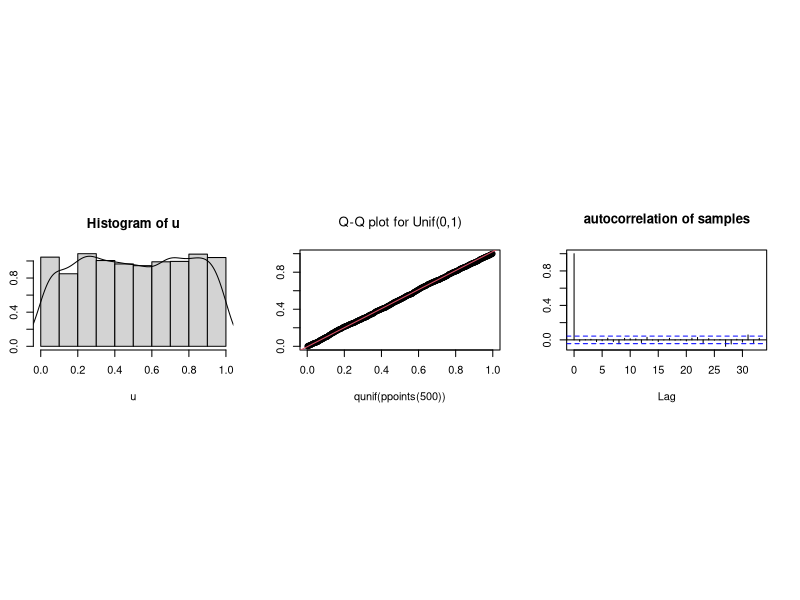
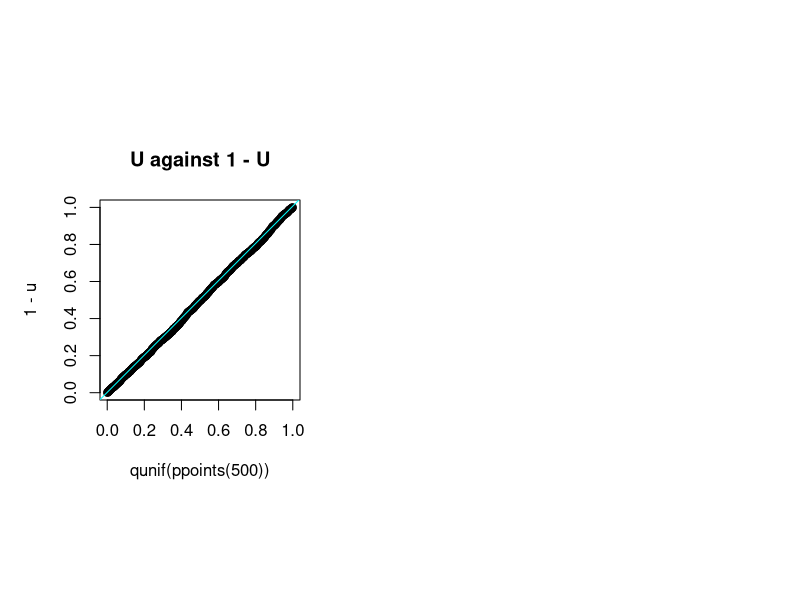
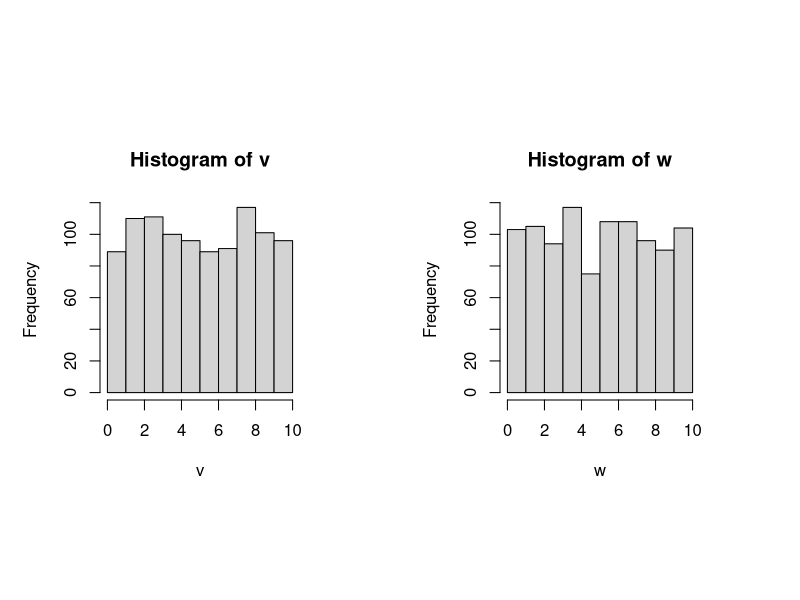
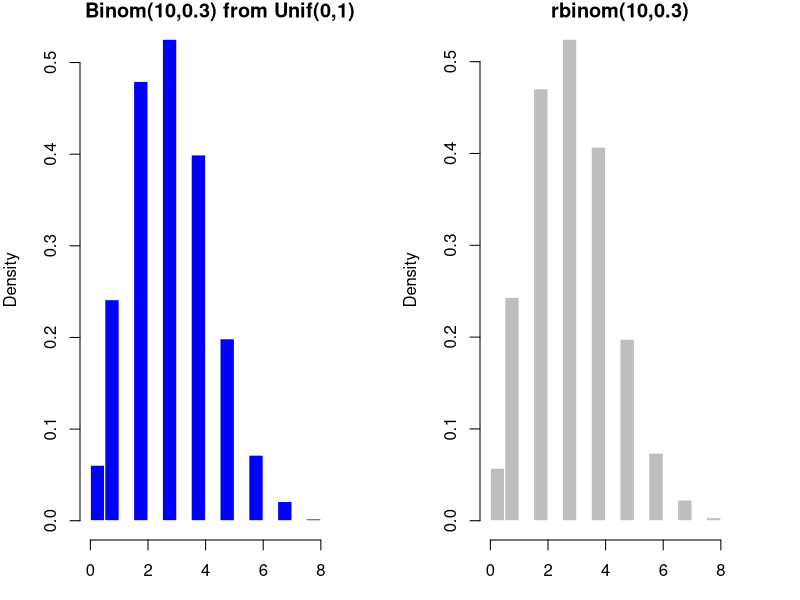
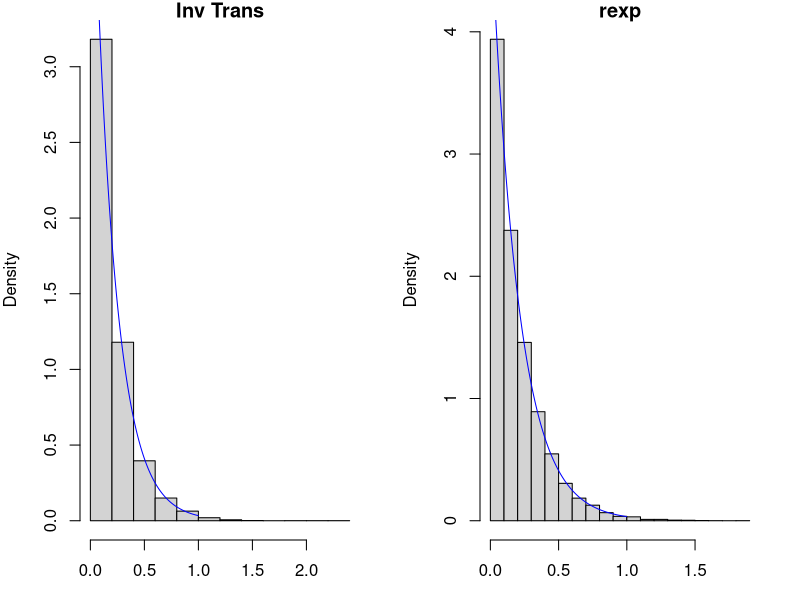
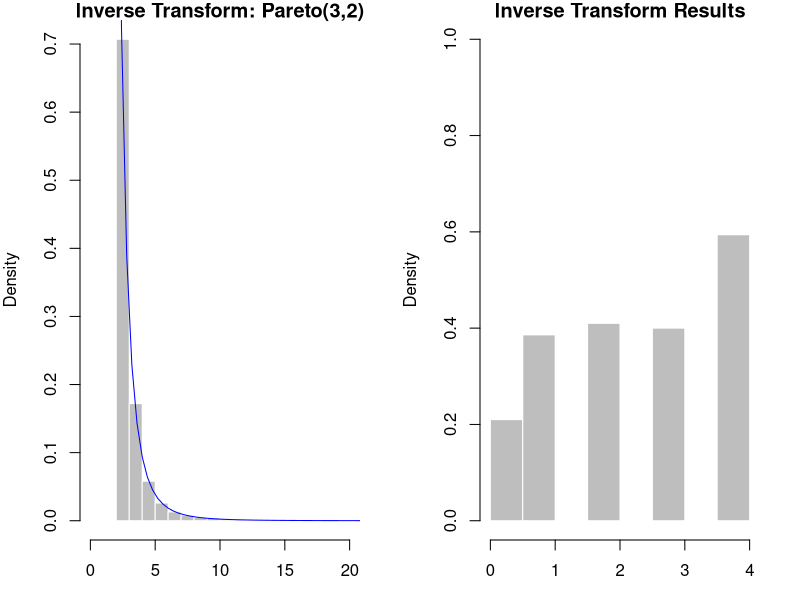
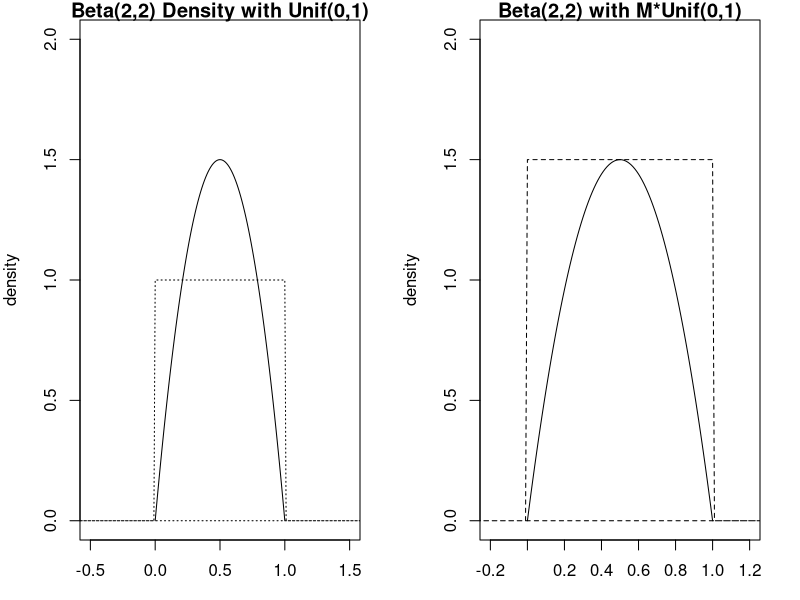
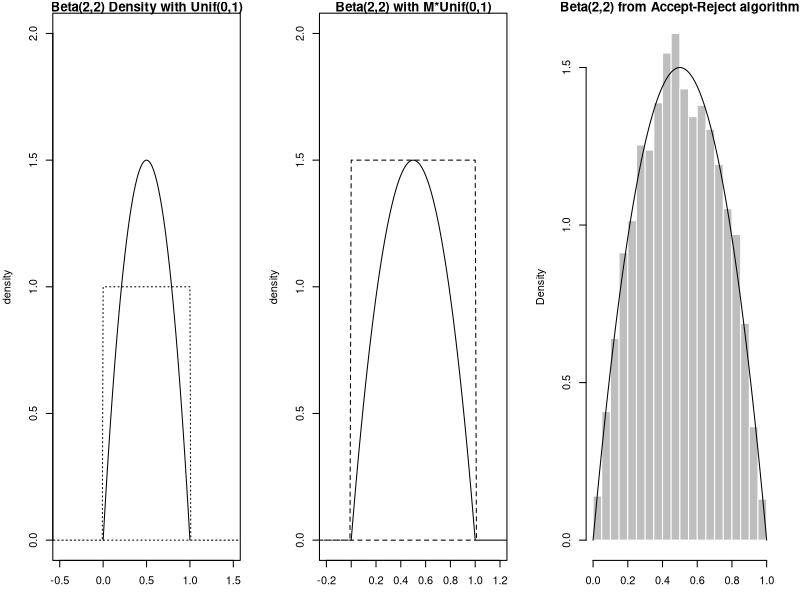

These figures' R source, in order:
## ---- chunk 1
u = runif(2000)

par(pin = c(2,1), mfrow = c(1,3))
hist(u, probability=TRUE)
lines(density(u), xlim=c(0,1))

## Q-Q plot for `runif` data against true theoretical distribution:
qqplot(qunif(ppoints(500)), u,  main = expression("Q-Q plot for Unif(0,1)"))
qqline(u, distribution = qunif, prob = c(0.1, 0.6), col = 2)


acf(u, main = "autocorrelation of samples")  ## autocorrelation function

## ---- chunk 2
require(graphics)
palette(value = rainbow(2))

par(pin = c(2,2), mfrow = c(1,2))
qqplot(qunif(ppoints(500)),1-u, main = "U against 1 - U")
qqline(u, distribution = qunif, col = 2)


## ---- chunk 3
par(mfrow = c(1,2))
v = 10 * runif(1000, 0, 1) ## v ~ unif(0, 10)
hist(v)

w = runif(1000, 0, 10) ## unif(0, 10)
hist(w)


## ---- chunk 4
## let's simulate 10,000 samples from bin(n=10, p = 0.3)
N = 10000 ## number of Binomial samples
n = 10 ## number of bernoulli trials for each binomail sample
p = 0.3 ## theoretical p
u =  runif(n = (n*N))
x = as.numeric(u <= p) ## convert bools to 1 and 0; Bernoulli samples
m = matrix(data = x , nrow = N, ncol = n)
Binom_samples = rowSums(m) ## binomial samples
## ---- chunk 5
par(mfrow = c(1,2), mar = c(3, 4, 1, 2))
hist(Binom_samples, probability = TRUE, main = "Binom(10,0.3) from Unif(0,1)", 
     col = "blue", border = "white")
hist(rbinom(n = N, size = n, prob = p), probability = TRUE, main = "rbinom(10,0.3)",
     col = "gray", border = "white")
par(mfrow=c(1,1))



## ---- chunk 6
N = 10^4
u = runif(N)

fInv = function(u){
  (-1/5) * log(u) ## or log(1-u)
}

outSamples = fInv(u)

## ---- chunk 7
## not for show
## echo = FALSE
par(mfrow = c(1,2), mar = c(3, 4, 1, 2))
hist(outSamples, probability = TRUE, main = "Inv Trans")
lines(x = ppoints(200), y = dexp(x = ppoints(200), rate = 5), 
      col = "blue")
hist(rexp(n = N, rate = 5), probability = TRUE, main = "rexp")
lines(x = ppoints(200), y = dexp(x = ppoints(200), rate = 5), 
      col = "blue")
## ---- chunk 8
set.seed(123)
n = 1000
U =runif(n)
a = 3
b = 2
X = b*(1-U)^(-1/a)
pareto = function(x){(a*(b^a)/x^(a+1))}

summary(X)

## ---- chunk 9
hist(X, probability = TRUE, breaks = 25, xlim =c(0, 20),
     col = "gray", border = "white",
     main = "Inverse Transform: Pareto(3,2)", xlab = "x")
curve(pareto(x), from = 0, to = 40, add = TRUE, col = "blue")

## ---- chunk 10
cdf = c(0.0, 0.1, 0.3, 0.5, 0.7, 1.0)
results = numeric(length = 1000) ## creates a vector of zeros
u = runif(1000)
for(i in 2:6){
    ind = (cdf[i-1] < u) & (u <= cdf[i])
    results[ind] <- (i-2)
}

table(results) / 1000

## ---- chunk 11

hist(results, probability = TRUE,
     main = "Inverse Transform Results",
     ylim = c(0,1),
     col = "gray", border = "white")

## ---- chunk 12

par(mfrow = c(1,2), mar = c(3, 4, 1, 2))
beta <- function(x) 6*x*(1-x)
M = 1.5
## plot 2
curve(expr = beta, from = 0, to = 1, 
      xlim = c(-0.5, 1.5), ylim = c(0,2),
      main = "Beta(2,2) Density with Unif(0,1)",
      xlab = "x", ylab = "density")

x = seq(from = -1, to = 2, by = 0.01)
Unif1 = function(x){ ifelse(x >= 0 & x <= 1, 1, 0) }
polygon(x, Unif1(x), lty = 9)

## plot 3
curve(expr = beta, from = 0, to = 1, 
      xlim = c(-0.2, 1.2), ylim = c(0,2),
      main = "Beta(2,2) with M*Unif(0,1)",
      xlab = "x", ylab = "density")

Unif2 = function(x){ ifelse(x >= 0 & x <= 1, 1*M, 0) }
polygon(x, Unif2(x), lty = 2)

#abline(h = 1.5, col = "red")
par(mfrow=c(1,1))


## ---- chunk 13
## Accept-Reject
M = 1.5
X = rep(x = NA, 5) ## create a vector of length 5 of NAs
set.seed(123)
f <- function(x){ 6*x*(1 - x)} ## pdf of Beta(2,2)
g <- function(x){ 1 } ## pdf of Unif(0,1) is just 1

n = 10000

## ---- chunk 14

for(i in 1:5){
  print(paste("Run: ", i))
  u = round(runif(1), 5)
  y = round(runif(1), 5)
  accept <- u <= f(y)/(M* g(y))
  print(paste("U: ", u, "and Y:", y, "and f/M*g: ",f(y)/(M* g(y))))
  print(paste("Accept? ", accept))
  if(accept){
    X[i] <- y
  }
}

## ---- chunk 15
X = rep(NA, n); M = 1.5
i = 0 ## index set to start at 0
while(sum(is.na(X))){
  U = runif(1); Y = runif(1)
  accept <- U <= f(Y)/(M*g(Y))
  if(accept){
    i = i+1 ## update the index
    X[i] <- Y
  }
}

round(summary(X), 4)
round(qbeta(p = c(0, 0.25, 0.5, 0.75, 1), 2, 2), 4)
## ---- chunk 16
par(mfrow = c(1,3), mar = c(3, 4, 1, 2))
beta <- function(x) 6*x*(1-x)

## plot 1
curve(expr = beta, from = 0, to = 1, 
      xlim = c(-0.5, 1.5), ylim = c(0,2),
      main = "Beta(2,2) Density with Unif(0,1)",
      xlab = "x", ylab = "density")

x = seq(from = -1, to = 2, by = 0.01)
Unif1 = function(x){ ifelse(x >= 0 & x <= 1, 1, 0) }
polygon(x, Unif1(x), lty = 9)

## plot 2
curve(expr = beta, from = 0, to = 1, 
      xlim = c(-0.2, 1.2), ylim = c(0,2),
      main = "Beta(2,2) with M*Unif(0,1)",
      xlab = "x", ylab = "density")

Unif2 = function(x){ ifelse(x >= 0 & x <= 1, 1*M, 0) }
polygon(x, Unif2(x), lty = 2)

## plot 3
hist(X, xlab = "X", main = "Beta(2,2) from Accept-Reject algorithm", 
     probability = TRUE, col = "gray", border = "white")
curve(expr = beta, from = 0, to = 1, add = TRUE)

## ---- chunk 17
N = 1000; U = runif(N); Y = runif(N); M = 1.5

f <- function(x){ 6*x*(1 - x)} ## pdf of Beta(2,2)
g <- function(x){ 1 } ## pdf of Unif(0,1) is just 1

accept <- U*M < f(Y)/(g(Y))

mean(accept) ## acceptance rate
print(1/M) ## probability of acceptance

## ---- chunk 18
par(mar = c(3, 4, 1, 2))
palette(value = rainbow(6))
plot(Y, U*M, col = as.numeric(accept)+3, 
     xlim = c(-0.2, 1.2), ylim = c(0,2),
     main = "Accept-Reject with M = 1.5")

curve(expr = beta, from = 0, to = 1, 
      xlim = c(-0.5, 1.5), ylim = c(0,2),
      main = "Beta(2,2) with M*Unif(0,1)",
      xlab = "x", ylab = "density", add = TRUE,
      lwd = 4)

Unif2 = function(x){ ifelse(x >= 0 & x <= 1, 1*M, 0) }
polygon(x, Unif2(x), lty = 2, lwd = 2)

## ---- chunk 19
N = 10000
Z = rnorm(n = 2*N, mean = 0, sd = 1)
Z = matrix(data = Z, nrow = N, ncol = 2)

transfromation <- function(vec){
  R = sqrt(sum(vec^2))
  #R = sqrt(vec[1]^2 + vec[2]^2)
  return(R)
}

R_Out = apply(X = Z, MARGIN = 1, FUN = transfromation)

summary(R_Out)
sqrt(pi/2) ## theoretical mean

## ---- chunk 20

hist(R_Out, col = "gray", border = "white")
## compare with Rayleigh {VGAM}	

## ---- chunk 21
par(mar = c(3, 4, 1, 2))
a = 3                                                    
b = 10

A = matrix(rexp(10000*a, 1), ncol = a)
B = matrix(rexp(10000*b, 1), ncol = b)
numerator = rowSums(A)
denom = rowSums(A) + rowSums(B)
betasamples = numerator/denom

hist(betasamples, probability=TRUE, col = "gray", border = "white")
curve(dbeta(x, a, b), from=0, to=1, add=TRUE, lty=3, lwd = 2)
